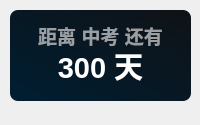
<?xml version="1.0" encoding="UTF-8"?>
<ui version="4.0">
 <class>Theme</class>
 <widget class="QWidget" name="Form">
  <property name="geometry">
   <rect>
    <x>0</x>
    <y>0</y>
    <width>200</width>
    <height>125</height>
   </rect>
  </property>
  <property name="minimumSize">
   <size>
    <width>0</width>
    <height>0</height>
   </size>
  </property>
  <property name="maximumSize">
   <size>
    <width>16777215</width>
    <height>65536</height>
   </size>
  </property>
  <property name="windowTitle">
   <string>倒计日</string>
  </property>
  <widget class="QLabel" name="countdown_custom_title">
   <property name="geometry">
    <rect>
     <x>20</x>
     <y>20</y>
     <width>161</width>
     <height>31</height>
    </rect>
   </property>
   <property name="font">
    <font>
     <family>Microsoft YaHei UI</family>
     <pointsize>14</pointsize>
     <weight>75</weight>
     <bold>true</bold>
    </font>
   </property>
   <property name="styleSheet">
    <string notr="true">color: rgba(255, 255, 255, 150);
font-weight: bold;</string>
   </property>
   <property name="text">
    <string>距离 中考 还有</string>
   </property>
   <property name="textFormat">
    <enum>Qt::PlainText</enum>
   </property>
   <property name="alignment">
    <set>Qt::AlignCenter</set>
   </property>
  </widget>
  <widget class="QLabel" name="custom_countdown">
   <property name="geometry">
    <rect>
     <x>20</x>
     <y>30</y>
     <width>161</width>
     <height>71</height>
    </rect>
   </property>
   <property name="font">
    <font>
     <family>Microsoft YaHei UI</family>
     <pointsize>22</pointsize>
     <weight>75</weight>
     <bold>true</bold>
    </font>
   </property>
   <property name="styleSheet">
    <string notr="true">border: none;
color: rgba(255, 255, 255, 255);
font-weight: bold</string>
   </property>
   <property name="text">
    <string>300 天</string>
   </property>
   <property name="textFormat">
    <enum>Qt::PlainText</enum>
   </property>
   <property name="alignment">
    <set>Qt::AlignCenter</set>
   </property>
  </widget>
  <widget class="QLabel" name="backgnd">
   <property name="geometry">
    <rect>
     <x>10</x>
     <y>10</y>
     <width>181</width>
     <height>91</height>
    </rect>
   </property>
   <property name="styleSheet">
    <string notr="true">background-color: qlineargradient(spread:pad, x1:0, y1:1, x2:1, y2:0, stop:0 rgba(0, 30, 50, 255), stop:1 rgba(15, 18, 22, 255));
border-radius: 8px</string>
   </property>
   <property name="text">
    <string/>
   </property>
  </widget>
  <widget class="QLabel" name="img">
   <property name="geometry">
    <rect>
     <x>10</x>
     <y>10</y>
     <width>91</width>
     <height>91</height>
    </rect>
   </property>
   <property name="styleSheet">
    <string notr="true"/>
   </property>
   <property name="pixmap">
    <pixmap>:/img/2.png</pixmap>
   </property>
   <property name="scaledContents">
    <bool>true</bool>
   </property>
  </widget>
  <zorder>backgnd</zorder>
  <zorder>img</zorder>
  <zorder>countdown_custom_title</zorder>
  <zorder>custom_countdown</zorder>
 </widget>
 <resources/>
 <connections/>
</ui>
